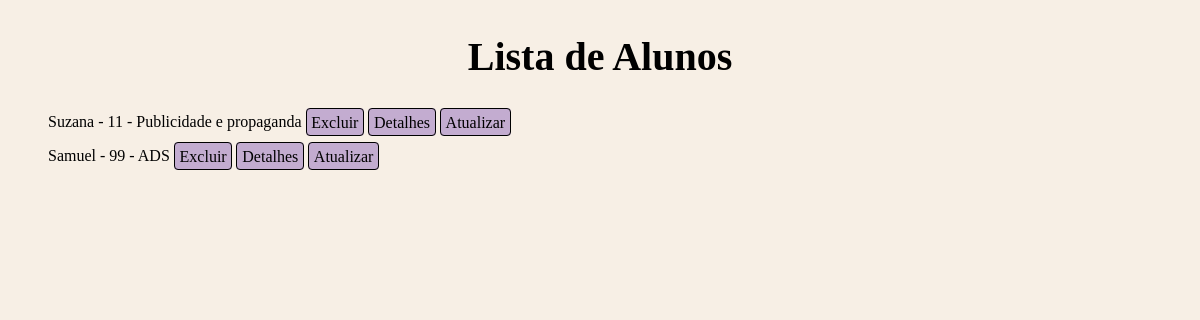
Page /alunos/listar/ on the earlier database version.
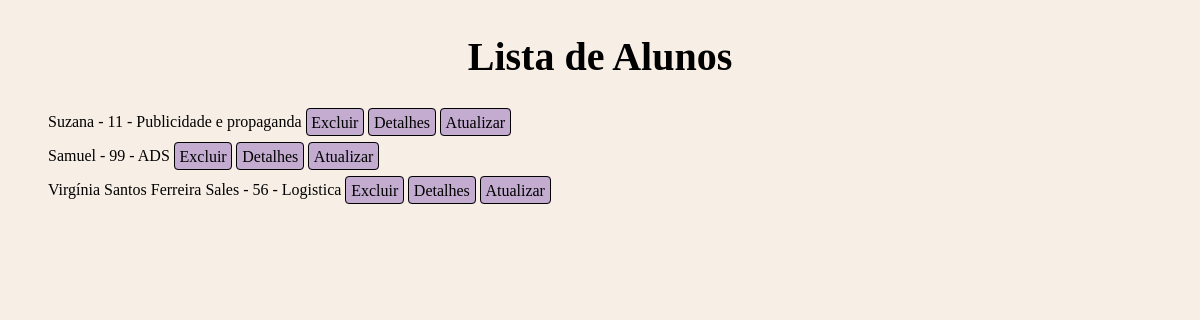
Same page on the later database version.
### cadastro/models.py (models this page shows, shortened)
class Aluno(models.Model):
    nome = models.CharField(max_length=100)
    matricula = models.CharField(max_length=20, unique=True)
    idade = models.IntegerField()
    curso = models.CharField(max_length=50)
    endereco = models.TextField()
    email = models.EmailField()

### cadastro/views.py (the view)
# urls.py: path('alunos/listar/', lista_alunos, name = 'lista_alunos'),
def lista_alunos(request) :
    alunos = Aluno.objects.all()
    return render(request, 'cadastro/lista_alunos.html', {'alunos': alunos})

### cadastro/templates/cadastro/lista_alunos.html (shortened to what this page needs)
{% load static %}
<!DOCTYPE html>
<html>
<head>
    <link rel="stylesheet" href="{% static 'css/lista_alunos.css' %}">
</head>
<body>
    <h2>Lista de Alunos</h2>
    <ul>
        {% for aluno in alunos %}
            <li>
                {{ aluno.nome }} - {{ aluno.matricula }} - {{ aluno.curso }}
                <a href="{% url 'excluir_aluno' aluno.id %}">Excluir</a>
                <a href="{% url 'detalhes_aluno' aluno.id %}">Detalhes</a>
                <a href="{% url 'atualizar_aluno' aluno.id %}">Atualizar</a>
            </li>
        {% endfor %}
    </ul>
</body>
</html>

Differences in the rows shown:
added Aluno: nome "Virgínia Santos Ferreira Sales", matricula "56", curso "Logistica"
